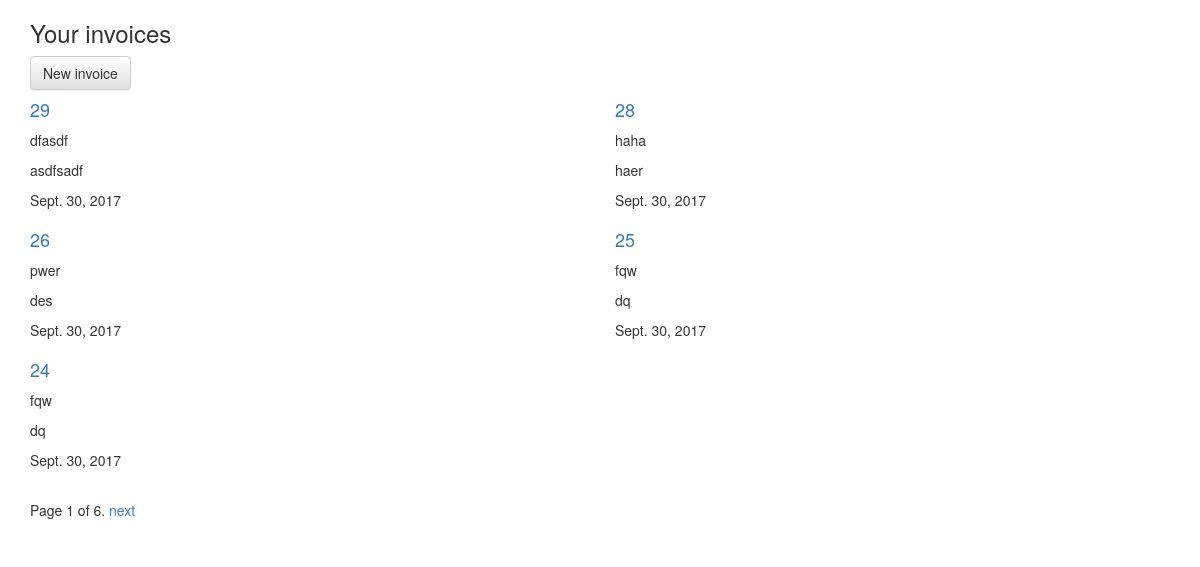
Before: / (signed in) with the older database file.
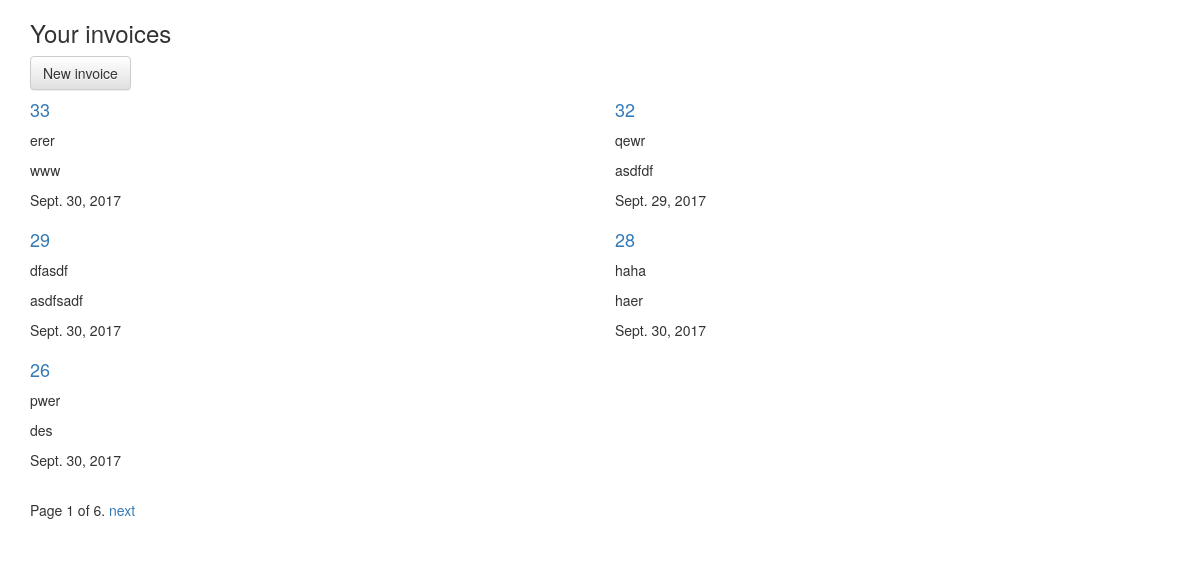
After: the same page with the newer database file.
### invoices/models.py (models this page shows, shortened)
class Invoice(models.Model):
    user = models.ForeignKey(settings.AUTH_USER_MODEL, default=1)
    sender = models.CharField(max_length=127)
    receiver = models.CharField(max_length=127)
    notes = models.TextField(blank=True)
    terms = models.TextField(blank=True)
    date = models.DateField()
    due_date = models.DateField()
    payment_term = models.CharField(
        max_length=2,
        choices=PAYMENT_TERMS_CHOICES,
        default=UPON_RECEIPT,
    )
    discount_type = models.CharField(
        max_length = 1,
        choices=DISCOUNT_TYPE_CHOICES,
        default=PERCENT,
    )
    discount = models.IntegerField(
        default=0,
    )
    tax_type = models.CharField(
        max_length=1,
        choices=TAX_TYPE_CHOICES,
        default=PERCENT,
    )
    tax = models.IntegerField(
        default=0,
    )
    shipping_price = models.IntegerField(
        default=0,
    )
    subtotal = models.IntegerField(
        default=0,
    )
    total = models.IntegerField(
        default=0
    )
    updated = models.DateTimeField(auto_now=True, auto_now_add=False)
    timestamp  = models.DateTimeField(auto_now=False, auto_now_add=True)
    def get_absolute_url(self):
        return reverse('invoices:detail', kwargs={'id': self.id})

### invoices/views.py (the view)
# urls.py: url(r'^$', invoice_list),
def invoice_list(request):
    if not request.user.is_authenticated or not request.user.is_superuser:
        raise Http404
    invoice_list = Invoice.objects.filter(user_id=request.user.id).order_by("-timestamp")
    paginator = Paginator(invoice_list, 5)
    page = request.GET.get('page')
    try:
        invoices = paginator.page(page)
    except PageNotAnInteger:
        invoices = paginator.page(1)
    except EmptyPage:
        invoices = paginator.page(paginator.num_pages)
    return render(request, 'invoice_list.html', {'invoices': invoices})

### templates/invoice_list.html (shortened to what this page needs)
{% extends 'base.html' %}
{% block content %}
<h3>Your invoices</h3>
<a href="{% url 'invoices:create' %}"><button class="btn btn-default">New invoice</button></a>
<div class="row">
  {% for invoice in invoices %}
    <div class='col-sm-6'>
      <h4><a href='{{invoice.get_absolute_url}}'>{{ invoice.id }}</a></h4>
      <p>{{ invoice.receiver }}</p>
      <p>{{ invoice.sender }}</p>
      <p>{{ invoice.due_date }}</p>
    </div>
   {% cycle "" "</div><div class='row'>" %}
  {% endfor %}
</div>
<div class="pagination">
  <span class="step-links">
    <span class="current">
      Page {{ invoices.number }} of {{ invoices.paginator.num_pages }}.
    </span>
    {% if invoices.has_next %}
      <a href="?page={{ invoices.next_page_number }}">next</a>
    {% endif %}
  </span>
</div>
{% endblock content %}

### templates/base.html (shortened to what this page needs)
{% load static %}
<html>
  <head>
    <link rel="stylesheet" href="https://maxcdn.bootstrapcdn.com/bootstrap/3.3.7/css/bootstrap.min.css">
    <link rel="stylesheet" href="https://maxcdn.bootstrapcdn.com/bootstrap/3.3.7/css/bootstrap-theme.min.css"/>
    <link rel="stylesheet" href="https://cdnjs.cloudflare.com/ajax/libs/bootstrap-datepicker/1.7.1/css/bootstrap-datepicker3.min.css"/>
    <link rel='stylesheet' href='/static/css/base.css' />
  </head>
  <body>
    <div class="container">
      {% block content %}
      {% endblock content %}
    </div>
  </body>
</html>

Changed rows visible on the page:
no longer on this page (row unchanged): Invoice: id "25", receiver "fqw", sender "dq", due_date "Sept. 30, 2017"
no longer on this page (row unchanged): Invoice: id "24", receiver "fqw", sender "dq", due_date "Sept. 30, 2017"
added Invoice: id "33", receiver "erer", sender "www", due_date "Sept. 30, 2017"
added Invoice: id "32", receiver "qewr", sender "asdfdf", due_date "Sept. 29, 2017"
